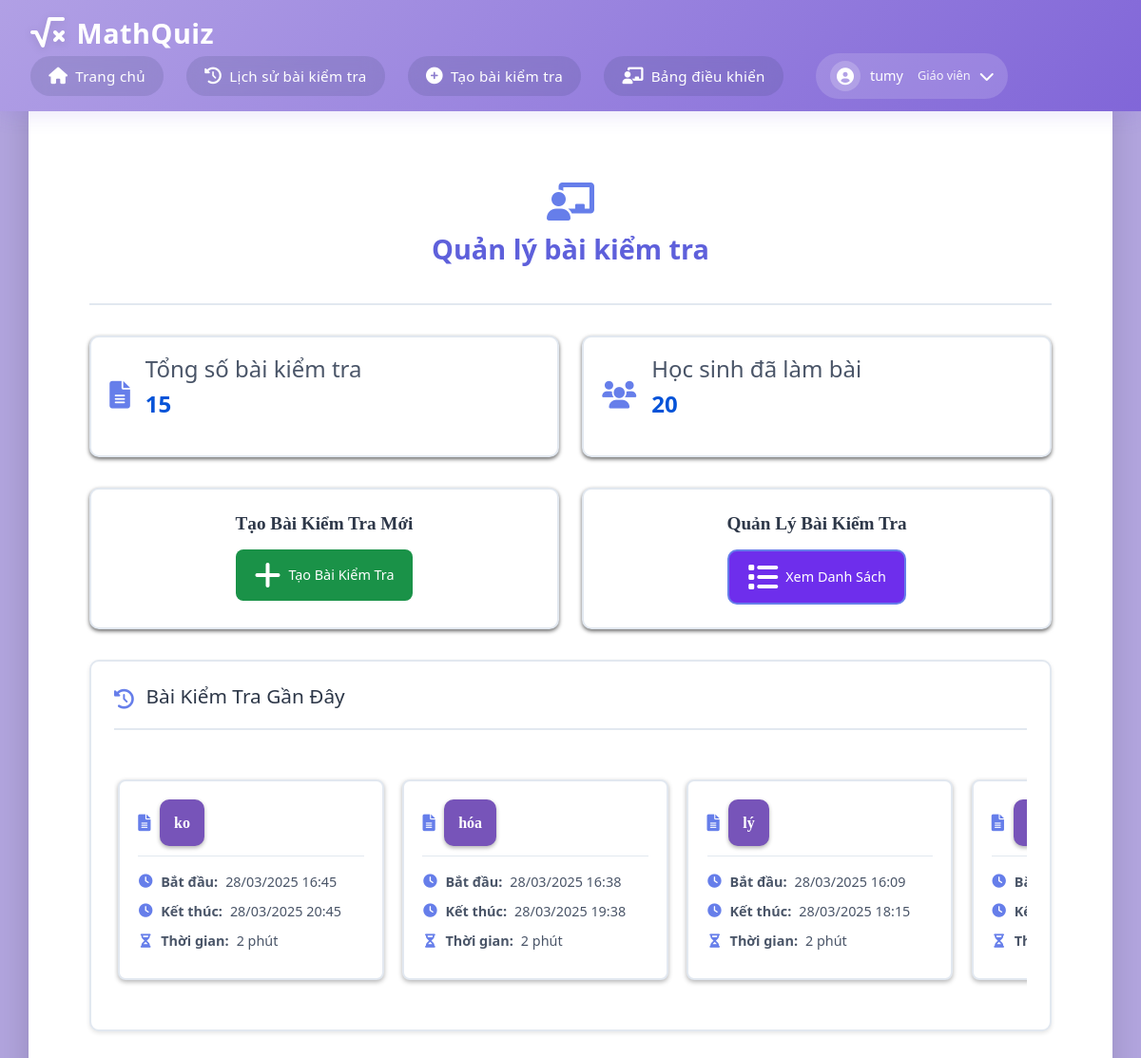
Page /teacher/dashboard (signed in) on the committed database.
### app.py (models this page shows)
class Quiz(db.Model):
    id = db.Column(db.Integer, primary_key=True)
    title = db.Column(db.String(200), nullable=False)
    quiz_code = db.Column(db.String(10), unique=True, nullable=True, server_default=None)  # Make it nullable with default None
    teacher_id = db.Column(db.Integer, db.ForeignKey('user.id'), nullable=False)
    start_time = db.Column(db.DateTime, nullable=False)
    end_time = db.Column(db.DateTime, nullable=False)
    duration = db.Column(db.Integer, nullable=False)  # in minutes
    max_attempts = db.Column(db.Integer, nullable=True, default=None)  # Số lần làm bài tối đa
    is_public = db.Column(db.Boolean, default=False)  # Thêm trường is_public
    questions = db.relationship('Question', backref='quiz', lazy=True)
    teacher = db.relationship('User', backref='quizzes', lazy=True)

### app.py (the view)
@app.route('/teacher/dashboard')
def teacher_dashboard():
    if 'user_id' not in session or session['role'] != 'teacher':
        flash('Bạn không có quyền truy cập trang này!')
        return redirect(url_for('home'))
    teacher_id = session['user_id']
    total_quizzes = Quiz.query.filter_by(teacher_id=teacher_id).count()
    total_students = QuizResult.query.join(Quiz, QuizResult.quiz_id == Quiz.id)\
        .filter(Quiz.teacher_id == teacher_id)\
        .distinct(QuizResult.student_id)\
        .count()
    recent_quizzes = Quiz.query.filter_by(teacher_id=teacher_id).order_by(Quiz.id.desc()).limit(5).all()
    return render_template('teacher_dashboard.html',
                         total_quizzes=total_quizzes,
                         total_students=total_students,
                         recent_quizzes=recent_quizzes)

### templates/teacher_dashboard.html (shortened to what this page needs)
{% extends "base.html" %}
{% block content %}
<div class="dashboard">
    <div class="dashboard-header">
        <i class="fas fa-chalkboard-teacher"></i>
        <h1>Quản lý bài kiểm tra</h1>
    </div>
    <div class="dashboard-stats">
        <div class="stat-card">
            <i class="fas fa-file-alt"></i>
            <div class="stat-info">
                <h3>Tổng số bài kiểm tra</h3>
                <p class="stat-number">{{ total_quizzes }}</p>
            </div>
        </div>
        <div class="stat-card">
            <i class="fas fa-users"></i>
            <div class="stat-info">
                <h3>Học sinh đã làm bài</h3>
                <p class="stat-number">{{ total_students }}</p>
            </div>
        </div>
    </div>
    <div class="dashboard-actions">
        <div class="action-card">
            <h2>Tạo Bài Kiểm Tra Mới</h2>
            <a href="{{ url_for('create_quiz') }}" class="btn btn-primary">
                <i class="fas fa-plus"></i> Tạo Bài Kiểm Tra
            </a>
        </div>
        <div class="action-card">
            <h2>Quản Lý Bài Kiểm Tra</h2>
            <a href="{{ url_for('manage_quizzes') }}" class="btn btn-secondary">
                <i class="fas fa-list"></i> Xem Danh Sách
            </a>
        </div>
    </div>
    <div class="recent-quizzes">
        <div class="section-header">
            <i class="fas fa-history"></i>
            <h2>Bài Kiểm Tra Gần Đây</h2>
        </div>
        <div class="quiz-list">
            {% if recent_quizzes %}
                {% for quiz in recent_quizzes %}
                <div class="quiz-card">
                    <div class="quiz-card-header">
                        <i class="fas fa-file-alt"></i>
                        <h3>{{ quiz.title }}</h3>
                    </div>
                    <div class="quiz-info">
                        <p><i class="fas fa-clock"></i> <b>Bắt đầu:</b> {{ quiz.start_time.strftime('%d/%m/%Y %H:%M') }}</p>
                        <p><i class="fas fa-clock"></i> <b>Kết thúc:</b> {{ quiz.end_time.strftime('%d/%m/%Y %H:%M') }}</p>
                        <p><i class="fas fa-hourglass-half"></i> <b>Thời gian:</b> {{ quiz.duration }} phút</p>
                    </div>
                </div>
                {% endfor %}
            {% else %}
                <div class="empty-state">
                    <i class="fas fa-inbox"></i>
                    <p>Chưa có bài kiểm tra nào.</p>
                </div>
            {% endif %}
        </div>
    </div>
</div>
{% endblock %}

### static/css/style.css (style rules this page uses)
:root { --primary-color: #9370DB; --secondary-color: #B19CD9; --background-color: linear-gradient(135deg, #9370DB, #9c83ca, #F8F8FF); --text-color: #333; }
* { margin: 0; padding: 0; box-sizing: border-box; }
html, body { height: 100%; margin: 0; display: flex; flex-direction: column; }
body { font-family: Arial, sans-serif; background-color: var(--background-color); color: var(--text-color); line-height: 1.6; height: 100%; width: 100%; margin: 0; }
.btn { background-color: #9370DB; color: white; padding: 0.8rem 1.5rem; border: none; border-radius: 4px; cursor: pointer; font-size: 1rem; transition: background-color 0.3s; text-decoration: none; display: inline-block; }
.dashboard { padding: 2rem; }
.dashboard h1 { color: var(--primary-color); margin-bottom: 20px; text-align: center; }
.dashboard-stats { display: grid; grid-template-columns: repeat(auto-fit, minmax(200px, 1fr)); gap: 1.5rem; margin-bottom: 2rem; }
.stat-card { background: rgb(255, 255, 255); padding: 1.5rem; border-radius: 15px; box-shadow: 0 2px 4px rgba(0,0,0,0.6); text-align: center; }
.stat-number { font-size: 2rem; color: blue; font-weight: bold; }
.dashboard-actions { display: grid; grid-template-columns: repeat(auto-fit, minmax(300px, 1fr)); gap: 2rem; margin-bottom: 3rem; }
.action-card { background: white; padding: 2rem; border-radius: 15px; box-shadow: 0 2px 4px rgba(0,0,0,0.6); text-align: center; }
.action-card h2 { font-family:'Times New Roman', Times, serif; margin-bottom: 1.5rem; color: var(--text-color); }
.btn { width: 300px; padding: 12px; font-size: 18px; color: #fff; background-color: #007bff; border: none; border-radius: 4px; cursor: pointer; }
.btn-primary { width: auto; background-color: #1a9248 !important; }
.btn-secondary { width: auto; background-color: #6e2eec !important; }
.recent-quizzes { background: white; padding: 2rem; border-radius: 8px; box-shadow: 0 2px 4px rgba(0,0,0,0.1); }
.quiz-list { display: flex; gap: 15px; margin-top: 1.5rem; overflow-x: auto; white-space: nowrap; }
.quiz-card { display: block; background: #ffffff; padding: 1.5rem; border-radius: 10px; box-shadow: 0 2px 5px rgba(0, 0, 0, 0.3); max-width: 100%; margin: 20px auto; width: auto; box-sizing: border-box; height: auto; }
.quiz-card h3 { font-family: 'Times New Roman', Times, serif; background: #7754b9; color: #ffffff; border-radius: 10px; padding: 15px; box-shadow: 0 2px 4px rgba(0,0,0,0.3); margin: 0; font-size: 1.5rem; text-overflow: ellipsis; overflow: hidden; white-space: nowrap; word-wrap: break-word; }
.quiz-card .quiz-info { font-size: 1rem; margin-top: 1rem; }
p { margin-top: 20px; color: #110e0e; text-align: center; }

### templates/base.html (style rules this page uses)
:root { --primary-color: #b1a0e5; --secondary-color: #8166d8; --background-color: #b1a4dd; --text-color: #333; --shadow: rgba(112, 87, 219, 0.15); }
body { margin: 0; padding: 0; min-height: 100vh; background: var(--background-color); font-family: 'Segoe UI', system-ui, -apple-system, sans-serif; color: var(--text-color); display: flex; flex-direction: column; }

### rows in the picture
Quiz: title "ko", start_time "28/03/2025 16:45", end_time "28/03/2025 20:45", duration "2"
Quiz: title "hóa", start_time "28/03/2025 16:38", end_time "28/03/2025 19:38", duration "2"
Quiz: title "lý", start_time "28/03/2025 16:09", end_time "28/03/2025 18:15", duration "2"

### other values in the picture
{{ session['username'] }} "tumy"
{{ total_quizzes }} "15"
{{ total_students }} "20"
